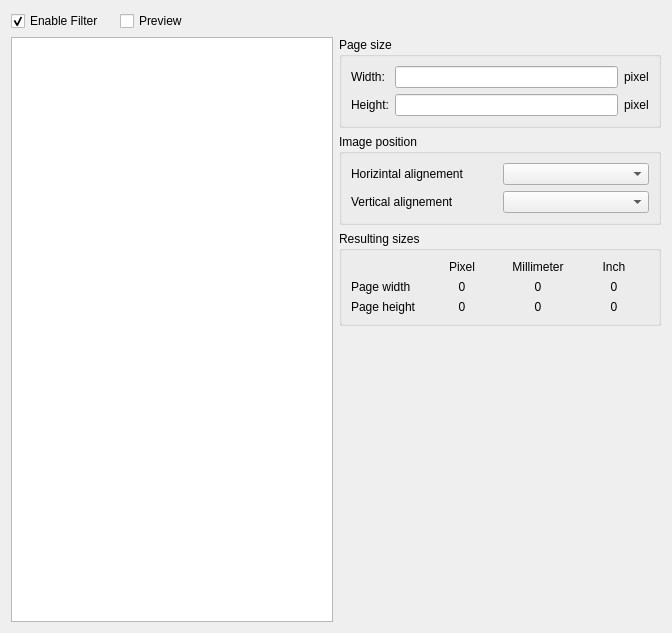
<?xml version="1.0" encoding="UTF-8"?>
<ui version="4.0">
 <class>LayoutWidget</class>
 <widget class="QWidget" name="LayoutWidget">
  <property name="geometry">
   <rect>
    <x>0</x>
    <y>0</y>
    <width>672</width>
    <height>633</height>
   </rect>
  </property>
  <property name="sizePolicy">
   <sizepolicy hsizetype="Maximum" vsizetype="Maximum">
    <horstretch>0</horstretch>
    <verstretch>0</verstretch>
   </sizepolicy>
  </property>
  <property name="windowTitle">
   <string>Form</string>
  </property>
  <layout class="QGridLayout" name="gridLayout_5">
   <item row="0" column="0">
    <widget class="QCheckBox" name="enable">
     <property name="text">
      <string>Enable Filter</string>
     </property>
     <property name="checked">
      <bool>true</bool>
     </property>
    </widget>
   </item>
   <item row="0" column="1">
    <widget class="QCheckBox" name="preview">
     <property name="text">
      <string>Preview</string>
     </property>
     <property name="checked">
      <bool>false</bool>
     </property>
    </widget>
   </item>
   <item row="1" column="0" rowspan="4" colspan="3">
    <widget class="BaseFilterGraphicsView" name="view">
     <property name="sizePolicy">
      <sizepolicy hsizetype="MinimumExpanding" vsizetype="Expanding">
       <horstretch>0</horstretch>
       <verstretch>0</verstretch>
      </sizepolicy>
     </property>
    </widget>
   </item>
   <item row="4" column="4">
    <spacer name="verticalSpacer">
     <property name="orientation">
      <enum>Qt::Vertical</enum>
     </property>
     <property name="sizeHint" stdset="0">
      <size>
       <width>20</width>
       <height>317</height>
      </size>
     </property>
    </spacer>
   </item>
   <item row="1" column="3" colspan="3">
    <widget class="QGroupBox" name="groupBox_4">
     <property name="title">
      <string>Page size</string>
     </property>
     <layout class="QGridLayout" name="gridLayout">
      <item row="0" column="0">
       <widget class="QLabel" name="labelWidth">
        <property name="text">
         <string>Width:</string>
        </property>
       </widget>
      </item>
      <item row="0" column="1">
       <widget class="QLineEdit" name="pageWidth"/>
      </item>
      <item row="0" column="2">
       <widget class="QLabel" name="lbUnitWidth">
        <property name="text">
         <string>pixel</string>
        </property>
       </widget>
      </item>
      <item row="1" column="0">
       <widget class="QLabel" name="labelHeight">
        <property name="text">
         <string>Height:</string>
        </property>
       </widget>
      </item>
      <item row="1" column="1">
       <widget class="QLineEdit" name="pageHeight"/>
      </item>
      <item row="1" column="2">
       <widget class="QLabel" name="lbUnitHeight">
        <property name="text">
         <string>pixel</string>
        </property>
       </widget>
      </item>
     </layout>
    </widget>
   </item>
   <item row="2" column="3" colspan="3">
    <widget class="QGroupBox" name="groupBox_2">
     <property name="title">
      <string>Image position</string>
     </property>
     <layout class="QGridLayout" name="gridLayout_4">
      <item row="0" column="0">
       <widget class="QLabel" name="labelhAlign">
        <property name="text">
         <string>Horizintal alignement</string>
        </property>
       </widget>
      </item>
      <item row="0" column="1">
       <widget class="QComboBox" name="horizontalAlignment">
        <property name="currentIndex">
         <number>-1</number>
        </property>
       </widget>
      </item>
      <item row="1" column="0">
       <widget class="QLabel" name="labelvAlign">
        <property name="text">
         <string>Vertical alignement</string>
        </property>
       </widget>
      </item>
      <item row="1" column="1">
       <widget class="QComboBox" name="verticalAlignment">
        <property name="currentIndex">
         <number>-1</number>
        </property>
       </widget>
      </item>
     </layout>
    </widget>
   </item>
   <item row="3" column="3" colspan="3">
    <widget class="QGroupBox" name="groupBox">
     <property name="title">
      <string>Resulting sizes</string>
     </property>
     <layout class="QGridLayout" name="gridLayout_2">
      <item row="0" column="2">
       <widget class="QLabel" name="labelMilimeter">
        <property name="text">
         <string>Millimeter</string>
        </property>
        <property name="alignment">
         <set>Qt::AlignCenter</set>
        </property>
       </widget>
      </item>
      <item row="1" column="1">
       <widget class="QLabel" name="pixelPageWidth">
        <property name="text">
         <string>0</string>
        </property>
        <property name="alignment">
         <set>Qt::AlignCenter</set>
        </property>
       </widget>
      </item>
      <item row="2" column="0">
       <widget class="QLabel" name="labelHeight_2">
        <property name="text">
         <string>Page height</string>
        </property>
        <property name="alignment">
         <set>Qt::AlignLeading|Qt::AlignLeft|Qt::AlignVCenter</set>
        </property>
       </widget>
      </item>
      <item row="2" column="3">
       <widget class="QLabel" name="inchPageHeight">
        <property name="text">
         <string>0</string>
        </property>
        <property name="alignment">
         <set>Qt::AlignCenter</set>
        </property>
       </widget>
      </item>
      <item row="0" column="1">
       <widget class="QLabel" name="labelPixel">
        <property name="text">
         <string>Pixel</string>
        </property>
        <property name="alignment">
         <set>Qt::AlignCenter</set>
        </property>
       </widget>
      </item>
      <item row="1" column="0">
       <widget class="QLabel" name="labelPageWidth">
        <property name="text">
         <string>Page width</string>
        </property>
        <property name="alignment">
         <set>Qt::AlignLeading|Qt::AlignLeft|Qt::AlignVCenter</set>
        </property>
       </widget>
      </item>
      <item row="0" column="3">
       <widget class="QLabel" name="labelInch">
        <property name="text">
         <string>Inch</string>
        </property>
        <property name="alignment">
         <set>Qt::AlignCenter</set>
        </property>
       </widget>
      </item>
      <item row="2" column="2">
       <widget class="QLabel" name="millimeterPageHeight">
        <property name="text">
         <string>0</string>
        </property>
        <property name="alignment">
         <set>Qt::AlignCenter</set>
        </property>
       </widget>
      </item>
      <item row="1" column="2">
       <widget class="QLabel" name="millimeterPageWidth">
        <property name="text">
         <string>0</string>
        </property>
        <property name="alignment">
         <set>Qt::AlignCenter</set>
        </property>
       </widget>
      </item>
      <item row="2" column="1">
       <widget class="QLabel" name="pixelPageHeight">
        <property name="text">
         <string>0</string>
        </property>
        <property name="alignment">
         <set>Qt::AlignCenter</set>
        </property>
       </widget>
      </item>
      <item row="1" column="3">
       <widget class="QLabel" name="inchPageWidth">
        <property name="text">
         <string>0</string>
        </property>
        <property name="alignment">
         <set>Qt::AlignCenter</set>
        </property>
       </widget>
      </item>
     </layout>
    </widget>
   </item>
   <item row="0" column="2" colspan="4">
    <spacer name="horizontalSpacer">
     <property name="orientation">
      <enum>Qt::Horizontal</enum>
     </property>
     <property name="sizeHint" stdset="0">
      <size>
       <width>216</width>
       <height>20</height>
      </size>
     </property>
    </spacer>
   </item>
  </layout>
  <zorder>enable</zorder>
  <zorder>preview</zorder>
  <zorder>view</zorder>
  <zorder>groupBox</zorder>
  <zorder>groupBox_4</zorder>
  <zorder>groupBox_2</zorder>
 </widget>
 <customwidgets>
  <customwidget>
   <class>BaseFilterGraphicsView</class>
   <extends>QGraphicsView</extends>
   <header>basefiltergraphicsview.h</header>
  </customwidget>
 </customwidgets>
 <resources/>
 <connections/>
 <slots>
  <slot>slotPropertyChanged()</slot>
 </slots>
</ui>
